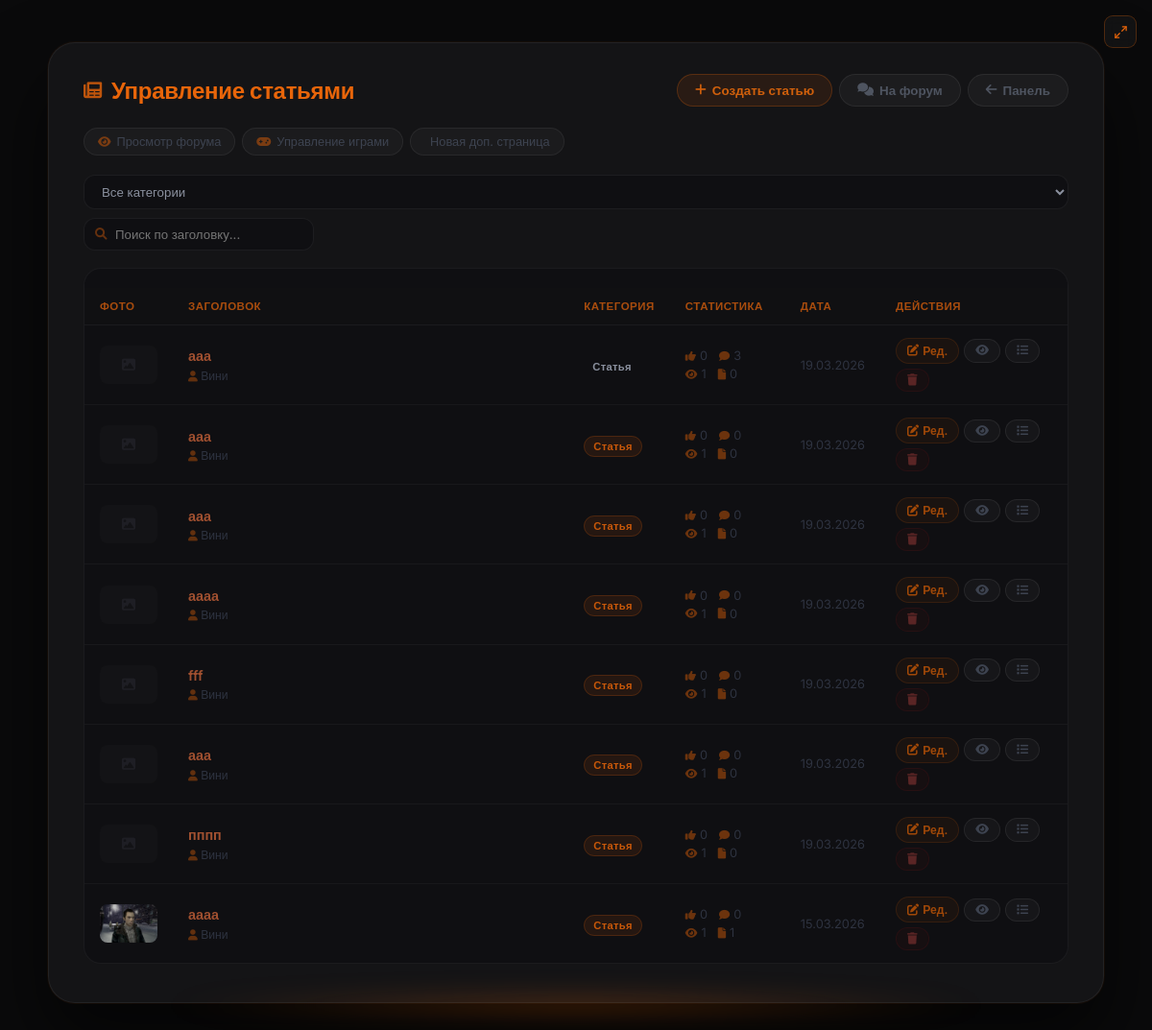
Page /admin/articles (signed in) on the committed database.
### models.py (models this page shows, shortened)
class Article(db.Model):
    __tablename__ = 'articles'
    id          = db.Column(db.Integer, primary_key=True)
    title       = db.Column(db.String(300), nullable=False)
    preview     = db.Column(db.Text, nullable=True)       # краткое описание
    content     = db.Column(db.Text, nullable=False)
    image       = db.Column(db.String(500), nullable=True)  # URL изображения (старый способ)
    image_file  = db.Column(db.String(300), nullable=True)  # имя файла загруженного изображения
    video_url   = db.Column(db.String(500), nullable=True)  # ссылка на YouTube
    video_file  = db.Column(db.String(300), nullable=True)  # загруженный видео-файл
    category    = db.Column(db.String(50), default='article')
    views       = db.Column(db.Integer, default=0)
    likes       = db.Column(db.Integer, default=0)
    dislikes    = db.Column(db.Integer, default=0)
    created_at  = db.Column(db.DateTime, default=datetime.utcnow)
    updated_at  = db.Column(db.DateTime, default=datetime.utcnow, onupdate=datetime.utcnow)
    author_id   = db.Column(db.Integer, db.ForeignKey('users.id'), nullable=False)
    game_id     = db.Column(db.Integer, db.ForeignKey('games.id'), nullable=True)
    comments    = db.relationship('Comment',      backref='article', lazy='dynamic',
                                  cascade='all, delete-orphan')
    votes       = db.relationship('Vote',         backref='article', lazy='dynamic',
                                  cascade='all, delete-orphan')
    extra_pages = db.relationship('ExtraPage',    backref='article', lazy='dynamic',
                                  cascade='all, delete-orphan')
    dropdown_items = db.relationship('DropdownItem', backref='article', lazy='dynamic',
                                     cascade='all, delete-orphan', order_by='DropdownItem.order')
    article_views  = db.relationship('ArticleView',  backref='article', lazy='dynamic',
                                     cascade='all, delete-orphan')
    def get_image_url(self):
        if self.image_file:
            return f'/static/uploads/{self.image_file}'
        if self.image:
            return self.image
        return None

class User(db.Model, UserMixin):
    __tablename__ = 'users'
    id             = db.Column(db.Integer, primary_key=True)
    username       = db.Column(db.String(80),  unique=True, nullable=False)
    email          = db.Column(db.String(120), unique=True, nullable=False)
    password_hash  = db.Column(db.String(256), nullable=False)
    role           = db.Column(db.Integer, default=0)
    created_at     = db.Column(db.DateTime, default=datetime.utcnow)   # дата регистрации
    last_seen      = db.Column(db.DateTime, default=datetime.utcnow)
    banned_until   = db.Column(db.DateTime, nullable=True)
    ban_reason     = db.Column(db.String(500), nullable=True)
    banned_by_id   = db.Column(db.Integer, db.ForeignKey('users.id'), nullable=True)
    recovery_key   = db.Column(db.String(256), nullable=True)
    avatar         = db.Column(db.String(300), nullable=True)
    terms_agreed   = db.Column(db.Boolean, default=False)
    privacy_agreed = db.Column(db.Boolean, default=False)
    articles       = db.relationship('Article',  backref='author',     lazy='dynamic', foreign_keys='Article.author_id')
    comments       = db.relationship('Comment',  backref='author',     lazy='dynamic', foreign_keys='Comment.author_id')
    votes          = db.relationship('Vote',     backref='user',       lazy='dynamic')
    extra_pages    = db.relationship('ExtraPage', backref='author',    lazy='dynamic', foreign_keys='ExtraPage.author_id')
    comment_reactions = db.relationship('CommentReaction', backref='user', lazy='dynamic')

### app.py (the view)
@app.route('/admin/articles')
@login_required
@editor_required
def admin_articles():
    articles = Article.query.order_by(Article.created_at.desc()).all()
    return render_template('admin/articles.html', articles=articles)

### app.py (called while the page is built)
@login_manager.user_loader
def load_user(user_id):
    return User.query.get(int(user_id))

@app.before_request
def update_last_seen():
    if current_user.is_authenticated:
        from flask import g as _g
        _now = datetime.utcnow()
        _last = session.get('_ls_ts', 0)
        if _now.timestamp() - _last > 60:
            current_user.last_seen = _now
            db.session.commit()
            session['_ls_ts'] = _now.timestamp()

def editor_required(f):
    from functools import wraps
    @wraps(f)
    def decorated(*args, **kwargs):
        if not current_user.is_authenticated or current_user.role < 2: abort(403)
        return f(*args, **kwargs)
    return decorated

### templates/admin/articles.html (shortened to what this page needs)
{% extends "base.html" %}
{% block content %}
<div class="art-outer">
<div class="art-card">
    <div class="art-header">
        <h1 class="art-title"><i class="fas fa-newspaper"></i> Управление статьями</h1>
        <div style="display:flex;gap:7px;flex-wrap:wrap;">
            <a href="{{ url_for('admin_article_create') }}" class="btn btn-primary"><i class="fas fa-plus"></i> Создать статью</a>
            <a href="{{ url_for('forum') }}" class="btn btn-secondary"><i class="fas fa-comments"></i> На форум</a>
            <a href="{{ url_for('admin_panel') }}" class="btn btn-secondary"><i class="fas fa-arrow-left"></i> Панель</a>
        </div>
    </div>
    <div class="quick-links">
        <a href="{{ url_for('forum') }}" class="quick-link" target="_blank"><i class="fas fa-eye"></i> Просмотр форума</a>
        <a href="{{ url_for('admin_games') }}" class="quick-link"><i class="fas fa-gamepad"></i> Управление играми</a>
        <a href="{{ url_for('admin_extra_create') }}" class="quick-link"> Новая доп. страница</a>
    </div>
    <div class="filter-bar">
        <select id="catFilter" onchange="filterTable()">
            <option value="">Все категории</option>
        </select>
        <div style="position:relative;min-width:220px;display:inline-flex;align-items:center;">
            <input type="text" id="searchInput" placeholder="Поиск по заголовку..." oninput="filterTable()"
                   style="padding-left:32px;min-width:220px;width:100%;">
        </div>
    </div>
    <div class="articles-wrap">
        {% if articles %}
        <table class="articles-table" id="articlesTable">
            <thead>
                <tr>
                    <th style="width:66px;">Фото</th>
                    <th>Заголовок</th>
                    <th style="width:95px;">Категория</th>
                    <th style="width:120px;">Статистика</th>
                    <th style="width:85px;">Дата</th>
                    <th style="width:195px;">Действия</th>
                </tr>
            </thead>
            <tbody>
                {% for art in articles %}
                <tr data-category="{{ art.category }}" data-title="{{ art.title | lower }}">
                    <td>{% if art.get_image_url() %}<img src="{{ art.get_image_url() }}" alt="" class="article-thumb-sm">{% else %}<div class="article-thumb-ph"><i class="fas fa-image"></i></div>{% endif %}</td>
                    <td>
                        <a href="{{ url_for('article', article_id=art.id) }}" class="article-title-link" target="_blank">{{ art.title }}</a>
                        <div class="article-sub"><span><i class="fas fa-user"></i> {{ art.author.username }}</span>{% if art.game %}<span><i class="fas fa-gamepad"></i> {{ art.game.name }}</span>{% endif %}</div>
                    </td>
                    <td><span class="badge {{ art.category }}">{{ 'Новость' if art.category == 'news' else 'Статья' }}</span></td>
                    <td>
                        <div class="stat-row"><span><i class="fas fa-thumbs-up"></i> {{ art.likes }}</span><span><i class="fas fa-comment"></i> {{ art.comments.count() }}</span></div>
                        <div class="stat-row" style="margin-top:4px;"><span><i class="fas fa-eye"></i> {{ art.views }}</span><span><i class="fas fa-file"></i> {{ art.extra_pages.count() }}</span></div>
                    </td>
                    <td style="color:#2e3340;font-size:0.8rem;white-space:nowrap;">{{ art.created_at.strftime('%d.%m.%Y') }}</td>
                    <td>
                        <div class="actions-cell">
                            <a href="{{ url_for('admin_article_edit', article_id=art.id) }}" class="action-sm edit"><i class="fas fa-edit"></i> Ред.</a>
                            <a href="{{ url_for('article', article_id=art.id) }}" class="action-sm view" target="_blank"><i class="fas fa-eye"></i></a>
                            <a href="{{ url_for('admin_dropdown_list', article_id=art.id) }}" class="action-sm drops"><i class="fas fa-list"></i></a>
                            <form method="POST" action="{{ url_for('admin_article_delete', article_id=art.id) }}" onsubmit="return confirm('Удалить?');" style="display:inline;">
                                <button type="submit" class="action-sm delete"><i class="fas fa-trash"></i></button>
                            </form>
                        </div>
                    </td>
                </tr>
                {% endfor %}
            </tbody>
        </table>
        {% else %}
        <div class="empty-table"><i class="fas fa-newspaper"></i><p>Статей пока нет</p></div>
        {% endif %}
    </div>
</div>
</div>
{% endblock %}

### templates/base.html (style rules this page uses)
* { margin:0; padding:0; box-sizing:border-box; }
body { background:#0a0a0b; color:#f0f0f0; font-family:'Inter',sans-serif; min-height:100vh; display:flex; justify-content:center; align-items:center; padding:20px; }
h1, h2 { color:#ff6600; margin-bottom:20px; }
input[type="text"], input[type="email"], input[type="password"], select { width:100%; padding:12px; background:#0f0f11; border:1px solid rgba(255,255,255,0.07); border-radius:30px; color:#fff; font-size:1rem; }
.btn { background:#e8650a; color:#0a0a0b; border:none; padding:12px 24px; border-radius:60px; cursor:pointer; font-weight:600; transition:0.2s; }
.btn-secondary { background:rgba(255,255,255,0.04); color:#c9cdd6; border:1px solid rgba(232,101,10,0.25); }
table { width:100%; border-collapse:collapse; margin-top:20px; }
th { background:#0f0f11; color:#c8580a; padding:10px; text-align:left; }
td { padding:10px; border-bottom:1px solid rgba(255,255,255,0.05); }
select { background:#0f0f11; color:#c9cdd6; padding:5px; border-radius:20px; }

### rows in the picture
Article: title "ааа", author.username "Вини", category "Статья", likes "0", comments.count "3", views "1", extra_pages.count "0", created_at "19.03.2026"
Article: title "ааа", author.username "Вини", category "Статья", likes "0", comments.count "0", views "1", extra_pages.count "0", created_at "19.03.2026"
Article: title "ааа", author.username "Вини", category "Статья", likes "0", comments.count "0", views "1", extra_pages.count "0", created_at "19.03.2026"
Article: title "аааа", author.username "Вини", category "Статья", likes "0", comments.count "0", views "1", extra_pages.count "0", created_at "19.03.2026"
Article: title "fff", author.username "Вини", category "Статья", likes "0", comments.count "0", views "1", extra_pages.count "0", created_at "19.03.2026"
Article: title "ааа", author.username "Вини", category "Статья", likes "0", comments.count "0", views "1", extra_pages.count "0", created_at "19.03.2026"
Article: title "пппп", author.username "Вини", category "Статья", likes "0", comments.count "0", views "1", extra_pages.count "0", created_at "19.03.2026"
Article: get_image_url (picture), title "аааа", author.username "Вини", category "Статья", likes "0", comments.count "0", views "1", extra_pages.count "1", created_at "15.03.2026"
